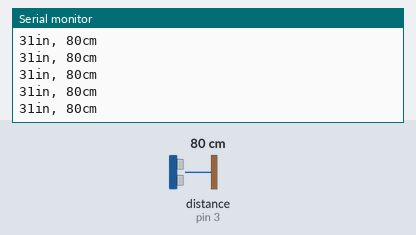
A sketch run on a simulated Arduino Uno, built with avr-gcc and run on an emulated ATmega328P. Shown: the last lines printed to the serial monitor. The inputs (shaded band) are chosen by the test bench; at power-on: distance to the obstacle (sensor on pin 3) 80 cm. The echo pulse lasts 58.3 µs per cm.

Above: at 1.2 s.
1.3 s: distance to the obstacle (sensor on pin 3) set to 2 cm
At 1.73 s:
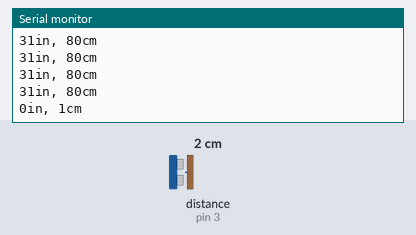
2.8 s: distance to the obstacle (sensor on pin 3) set to 4 cm
At 3.0 s:
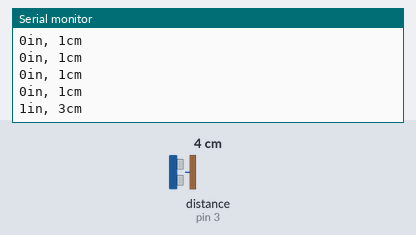
4.3 s: distance to the obstacle (sensor on pin 3) set to 250 cm
At 4.54 s:
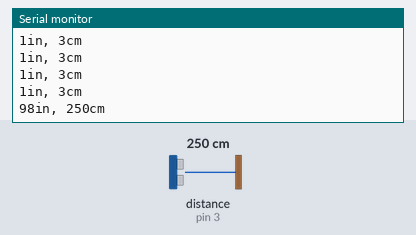
Timing chart, 0 to 7.3 s (numbered marks = the images above; inputs shaded):
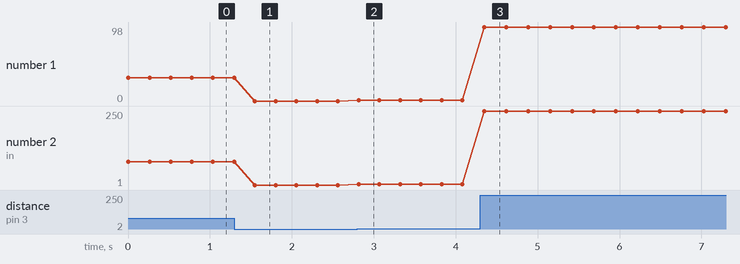

Measured:
- after the input at 1.3 s, the serial monitor: prints a new line after 0.25 s (image 1)
- after the input at 2.8 s, the serial monitor: prints a new line at once (image 2)
- after the input at 4.3 s, the serial monitor: prints a new line after 0.05 s (image 3)
- plotted number 1: 31 → 0 after the input at 1.3 s, 1 → 98 after the input at 4.3 s
- plotted number 2: 80 → 1 after the input at 1.3 s, 1 → 3 after the input at 2.8 s, 3 → 250 after the input at 4.3 s

The sketch:

rain_barrel.ino
```cpp
#include <LiquidCrystal.h>

int trigPin = 2;    // Trigger
int echoPin = 3;    // Echo
long duration, cm, inches;

LiquidCrystal lcd(12, 11, 5, 4, 3, 2);

void setup() {
  //Serial Port begin
  Serial.begin (9600);
  //Define inputs and outputs
  pinMode(trigPin, OUTPUT);
  pinMode(echoPin, INPUT);
}

void loop() {
  // The sensor is triggered by a HIGH pulse of 10 or more microseconds.
  // Give a short LOW pulse beforehand to ensure a clean HIGH pulse:
  digitalWrite(trigPin, LOW);
  delayMicroseconds(5);
  digitalWrite(trigPin, HIGH);
  delayMicroseconds(10);
  digitalWrite(trigPin, LOW);

  // Read the signal from the sensor: a HIGH pulse whose
  // duration is the time (in microseconds) from the sending
  // of the ping to the reception of its echo off of an object.
  pinMode(echoPin, INPUT);
  duration = pulseIn(echoPin, HIGH);

  // Convert the time into a distance
  cm = (duration/2) / 29.1;     // Divide by 29.1 or multiply by 0.0343
  inches = (duration/2) / 74;   // Divide by 74 or multiply by 0.0135

  Serial.print(inches);
  Serial.print("in, ");
  //lcd.print(inches);

  Serial.print(cm);
  Serial.print("cm");

  lcd.print(cm);
  lcd.clear();

  Serial.println();

  delay(250);
}
```
